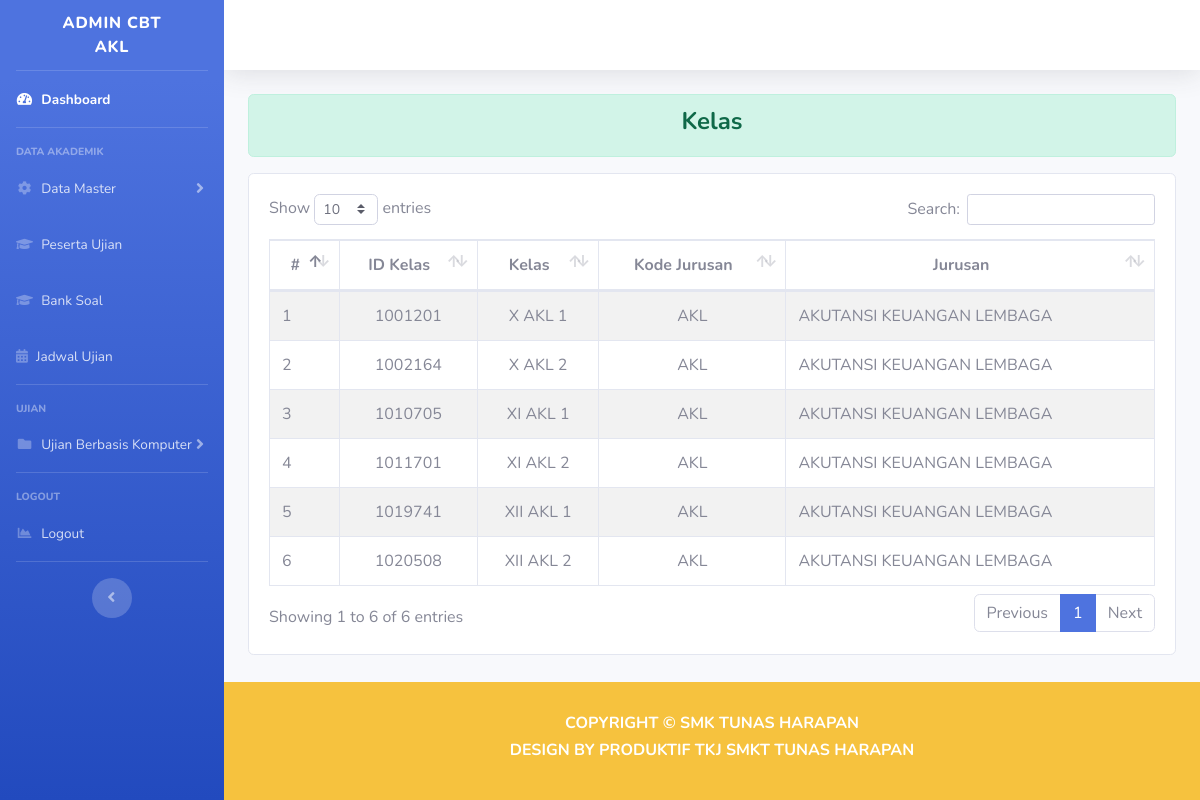
The page /index.php/dashboard_akl/kelas on the database its author committed.
### tables this page shows
CREATE TABLE `a_kelas` (
  `id` int(11) NOT NULL,
  `kode` varchar(8) NOT NULL,
  `kelas` varchar(128) NOT NULL
);

CREATE TABLE `a_jurusan` (
  `id` int(11) NOT NULL,
  `kode` varchar(8) NOT NULL,
  `jurusan` varchar(128) NOT NULL
);

### application/controllers/Dashboard_akl.php (called while the page is built, shortened)
<?php
class Dashboard_akl extends CI_Controller
{
    function __construct()
    {
        $this->load->model('Model_jurusan');
    }
    public function kelas()
    {
        $isi['kelas'] = $this->Model_kelas->dataKelasAKL();
        $isi['content'] = 'AKL/tampilan_kelas';
        $this->load->view('AKL/templates/header');
        $this->load->view('AKL/tampilan_dashboard', $isi);
        $this->load->view('AKL/templates/footer');
    }
}

### index.php (called while the page is built, shortened)
<?php
require_once BASEPATH.'core/CodeIgniter.php';

### application/models/Model_kelas.php (called while the page is built, shortened)
<?php
class Model_kelas extends CI_Model
{
    public function dataKelasAKL()
    {
        $sql = "SELECT *, a_kelas.id AS id_kelas FROM `a_kelas`
                INNER JOIN a_jurusan
                ON a_kelas.kode=a_jurusan.kode
                WHERE a_kelas.kelas LIKE '%AKL%';";
        $query = $this->db->query($sql);
        return $query->result_array();
    }
}

### application/views/AKL/tampilan_kelas.php (the view)
<div class="alert alert-success" role="alert">
    <h4 class="text-center font-weight-bold">Kelas</h4>
</div>
<div class="row mt-2">
    <div class="col-md">
        <div class="card">
            <div class="card-body">
                <div class="table-responsive">
                    <table class="table table-striped table-bordered" id="dataTable" width="100%" cellspacing="0">
                        <thead>
                            <tr class="text-center">
                                <th scope="col">#</th>
                                <th scope="col">ID Kelas</th>
                                <th scope="col">Kelas</th>
                                <th scope="col">Kode Jurusan</th>
                                <th scope="col">Jurusan</th>
                            </tr>
                        </thead>
                        <tbody>
                            <tr>
                                <?php
                                $no = 1;
                                foreach ($kelas as $row) {
                                ?>
                                    <td><?php echo $no++; ?></td>
                                    <td class="text-center"><?= $row['id_kelas'] ?></td>
                                    <td class="text-center"><?= $row['kelas'] ?></td>
                                    <td class="text-center"><?= $row['kode'] ?></td>
                                    <td><?= $row['jurusan'] ?></td>
                            </tr>
                        <?php } ?>
                        </tbody>
                    </table>
                </div>
            </div>
        </div>
    </div>
</div>

### rows shown on the page
a_kelas: id "1001201", kelas "X AKL 1", a_jurusan.kode "AKL", a_jurusan.jurusan "AKUTANSI KEUANGAN LEMBAGA"
a_kelas: id "1002164", kelas "X AKL 2", a_jurusan.kode "AKL", a_jurusan.jurusan "AKUTANSI KEUANGAN LEMBAGA"
a_kelas: id "1010705", kelas "XI AKL 1", a_jurusan.kode "AKL", a_jurusan.jurusan "AKUTANSI KEUANGAN LEMBAGA"
a_kelas: id "1011701", kelas "XI AKL 2", a_jurusan.kode "AKL", a_jurusan.jurusan "AKUTANSI KEUANGAN LEMBAGA"
a_kelas: id "1019741", kelas "XII AKL 1", a_jurusan.kode "AKL", a_jurusan.jurusan "AKUTANSI KEUANGAN LEMBAGA"
a_kelas: id "1020508", kelas "XII AKL 2", a_jurusan.kode "AKL", a_jurusan.jurusan "AKUTANSI KEUANGAN LEMBAGA"
